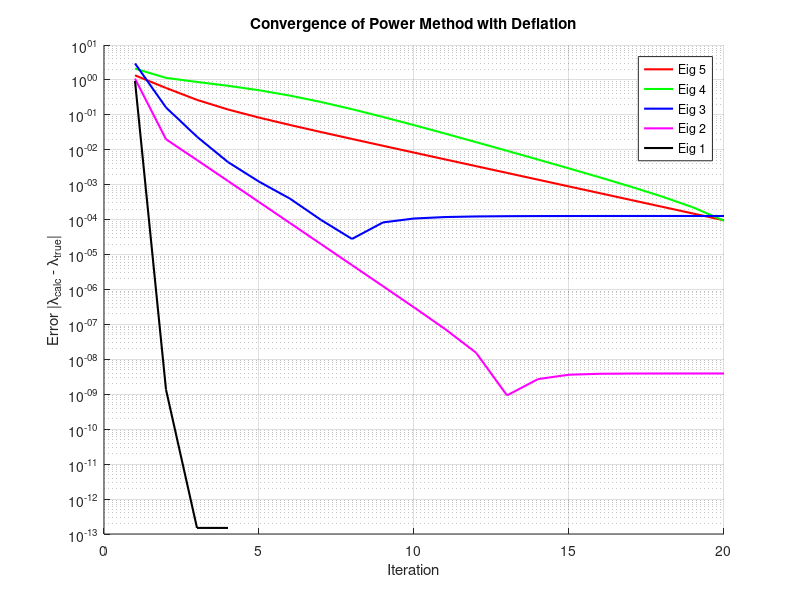

This figure's MATLAB source:
%% Problem 1: Power Method with Deflation
clear; clc; close all;

% 1. Construct the matrix
target_eigs = [1, 2, 3, 4, 5];
n = length(target_eigs);
Lambda = diag(target_eigs);

% Generate random orthogonal matrix X
[Q, ~] = qr(randn(n)); 
A = Q * Lambda * Q'; % A is symmetric

% 2. Power Method with Deflation
found_eigs = zeros(n, 1);
errors = [];
iteration_counts = [];

% We need to copy A because we will deflate it
A_curr = A;
max_iter = 20;
tol = 1e-10;

figure; hold on;
colors = {'r', 'g', 'b', 'm', 'k'};

for k = 1:n
    % Initialize random vector
    v = randn(n, 1);
    v = v / norm(v);
    
    err_history = [];
    
    % The true eigenvalue we are looking for (descending order)
    true_eig = target_eigs(n - k + 1); 
    
    for iter = 1:max_iter
        % Power step
        w = A_curr * v;
        lambda = v' * w; % Rayleigh Quotient
        v_next = w / norm(w);
        
        % Check convergence against the TRUE eigenvalue for plotting
        err = abs(lambda - true_eig);
        err_history = [err_history, err];
        
        % Stopping rule
        if norm(v_next - v) < tol
            break;
        end
        v = v_next;
    end
    
    % Store result
    found_eigs(k) = lambda;
    
    % Plot convergence for this eigenvalue
    semilogy(1:length(err_history), err_history, ...
        'DisplayName', sprintf('Eig %d', true_eig), ...
        'Color', colors{k}, 'LineWidth', 1.5);
    
    % Deflate the matrix: A_new = A - lambda * v * v'
    A_curr = A_curr - lambda * (v * v');
end

title('Convergence of Power Method with Deflation');
xlabel('Iteration');
ylabel('Error |\lambda_{calc} - \lambda_{true}|');
legend('show');
grid on;

fprintf('True Eigenvalues: %s\n', mat2str(sort(target_eigs, 'descend')));
fprintf('Found Eigenvalues: %s\n', mat2str(found_eigs'));
